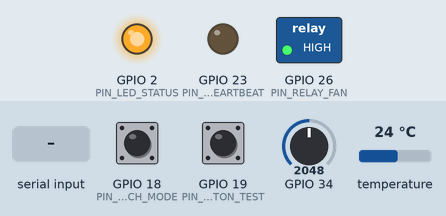
The program below on a simulated ESP32. On the bench: switched loads named in the program (green lamp = pin HIGH), output pins drawn as LEDs (lit = HIGH). The test bench sets the inputs (shaded band); at power-on: GPIO 34 = 2048, temperature 24 °C, GPIO 18 (PIN_SWITCH_MODE) HIGH, GPIO 19 (PIN_BUTTON_TEST) HIGH. WiFi joins after 1.5 s; servers stay silent unless stated; random numbers use the default seed unless the program sets one; no MQTT or app messages arrive unless stated; what the program prints to the serial monitor is not drawn.

Above: at 3.49 s.
3.9 s: GPIO 34 set to 1195
7.4 s: GPIO 34 set to 1135
At 10.8 s:
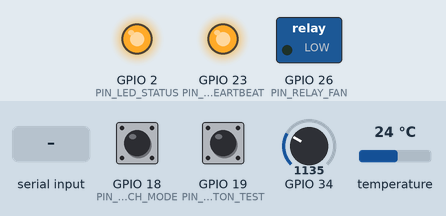
At 12.7 s:
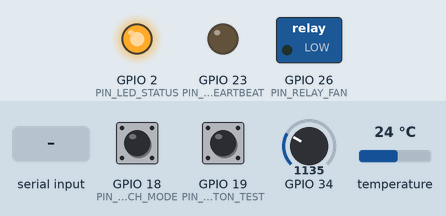
12.8 s: "b" received over Serial
14.9 s: temperature set to 29.1 °C
18.7 s: temperature set to 30.7 °C
At 22.0 s:
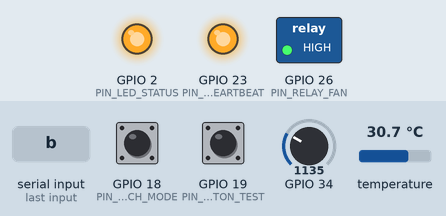
Timing chart, 0 to 26.3 s (numbered marks = the images above; inputs shaded):
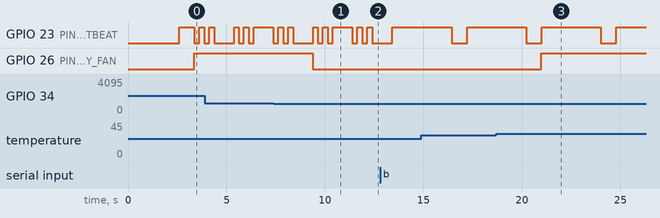

The program:

main.cpp
```cpp
#include <Arduino.h>
#include "config.h"
#include "sensors.h"
#include "fan_control.h"
#include "airvent_net.h"

// Timer Non-Blocking
static unsigned long lastSensorRead = 0;
static unsigned long lastTelemetryPublish = 0;
static unsigned long lastHeartbeat = 0;
static unsigned long lastButtonPress = 0;

static SensorData currentSensorData;
static FanStatus currentFanStatus;

// State Demo Blocking vs Non-Blocking
static bool isBlockingMode = false;
static bool heartbeatState = false;
static int lastButtonState = HIGH;

void printDemoStatus() {
    Serial.println("\n--------------------------------------------------");
    if (isBlockingMode) {
        Serial.println("⚠️  MODE AKTIF SAAT INI: [ BLOCKING (delay) ]");
        Serial.println("    Perilaku: CPU akan tertahan delay(3000ms).");
        Serial.println("    Uji Coba: Coba klik Push Button (GPIO 19) sekarang!");
        Serial.println("    Hasil   : Tombol TIDAK MERESPONS atau sangat lambat,");
        Serial.println("              dan LED Heartbeat berhenti berkedip (Freeze).");
    } else {
        Serial.println("✅ MODE AKTIF SAAT INI: [ NON-BLOCKING (millis) ]");
        Serial.println("    Perilaku: CPU tidak pernah berhenti.");
        Serial.println("    Uji Coba: Klik Push Button (GPIO 19) kapan saja!");
        Serial.println("    Hasil   : Kipas & Relay merespons INSTAN (<5ms),");
        Serial.println("              dan LED Heartbeat berkedip lancar.");
    }
    Serial.println("--------------------------------------------------\n");
}

void setup() {
    Serial.begin(115200);
    delay(500);
    Serial.println("\n=======================================================");
    Serial.println("     AirVent: Sistem Exhaust Fan Otomatis ESP32        ");
    Serial.println("   DEMO RESPON TOMBOL: BLOCKING vs NON-BLOCKING        ");
    Serial.println("=======================================================");

    // Inisialisasi Pin Output & Input
    pinMode(PIN_LED_STATUS, OUTPUT);
    digitalWrite(PIN_LED_STATUS, LOW);

    pinMode(PIN_LED_HEARTBEAT, OUTPUT);
    digitalWrite(PIN_LED_HEARTBEAT, LOW);

    // Push Button & Slide Switch (menggunakan internal pullup)
    pinMode(PIN_BUTTON_TEST, INPUT_PULLUP);
    pinMode(PIN_SWITCH_MODE, INPUT_PULLUP);

    // Inisialisasi Modul
    initFanControl();
    initSensors();
    initNetwork();

    digitalWrite(PIN_LED_STATUS, HIGH); // LED indikator setup selesai

    Serial.println("\n📌 PANDUAN PENGUJIAN UNTUK DOSEN:");
    Serial.println("   1. Ketik 'b' di Serial Monitor untuk beralih ke MODE BLOCKING.");
    Serial.println("   2. Ketik 'n' di Serial Monitor untuk beralih ke MODE NON-BLOCKING.");
    Serial.println("   3. Atau geser Slide Switch di Wokwi (GPIO 18).");
    Serial.println("   4. Tekan Push Button Merah (GPIO 19) untuk melihat perbedaan respons!");

    // Cek posisi awal switch (LOW = Blocking, HIGH = Non-blocking)
    isBlockingMode = (digitalRead(PIN_SWITCH_MODE) == LOW);
    printDemoStatus();
}

void checkModeSwitch() {
    // 1. Cek input karakter dari Serial Monitor
    if (Serial.available() > 0) {
        char cmd = Serial.read();
        if (cmd == 'b' || cmd == 'B') {
            if (!isBlockingMode) {
                isBlockingMode = true;
                printDemoStatus();
            }
        } else if (cmd == 'n' || cmd == 'N') {
            if (isBlockingMode) {
                isBlockingMode = false;
                printDemoStatus();
            }
        }
    }

    // 2. Cek posisi hardware switch (jika digeser di Wokwi)
    static int lastSwitchState = -1;
    int currentSwitchState = digitalRead(PIN_SWITCH_MODE);
    if (currentSwitchState != lastSwitchState) {
        lastSwitchState = currentSwitchState;
        bool newMode = (currentSwitchState == LOW);
        if (newMode != isBlockingMode) {
            isBlockingMode = newMode;
            printDemoStatus();
        }
    }
}

void loop() {
    checkModeSwitch();

    // ==============================================================
    // SKENARIO 1: DEMO MODE BLOCKING (Menggunakan delay)
    // ==============================================================
    if (isBlockingMode) {
        Serial.println("\n⏳ [BLOCKING ACTIVE] CPU masuk delay(3000ms)...");
        Serial.println("   >> TEKAN TOMBOL PUSH-BUTTON SEKARANG! <<");

        // Lampu heartbeat dipaksa menyala terus (membeku, indikator CPU terkunci)
        digitalWrite(PIN_LED_HEARTBEAT, HIGH);

        // ❌ BLOCKING: Sistem mematung selama 3 detik!
        delay(3000);

        digitalWrite(PIN_LED_HEARTBEAT, LOW);

        // Tombol baru dicek SETELAH delay selesai
        int btn = digitalRead(PIN_BUTTON_TEST);
        if (btn == LOW) {
            toggleFanState("Tombol Manual (Mode Blocking)");
            publishFanStatus(getFanStatus());
            Serial.println("⚠️  [HASIL TOMBOL]: Tombol baru merespons SETELAH jeda 3 detik selesai (Sangat Lambat)!");
        } else {
            Serial.println("❌ [HASIL TOMBOL]: Jika tadi Anda mengklik tombol saat delay, klik tersebut TERLEWATKAN / HILANG!");
        }

        // Jalankan tugas jaringan & sensor sekilas
        handleNetworkLoop();
        currentSensorData = readSensors();
        currentFanStatus = updateFanAutomatic(currentSensorData);
        publishTelemetry(currentSensorData, currentFanStatus);
        return;
    }

    // ==============================================================
    // SKENARIO 2: DEMO MODE NON-BLOCKING (Menggunakan millis)
    // ==============================================================
    unsigned long currentMillis = millis();

    // 1. LED Heartbeat berkedip lancar setiap 250ms (Bukti CPU tidak pernah freeze)
    if (currentMillis - lastHeartbeat >= 250) {
        lastHeartbeat = currentMillis;
        heartbeatState = !heartbeatState;
        digitalWrite(PIN_LED_HEARTBEAT, heartbeatState);
    }

    // 2. Pembacaan Tombol Non-Blocking (Diperiksa setiap milidetik)
    int currentBtnState = digitalRead(PIN_BUTTON_TEST);
    if (currentBtnState == LOW && lastButtonState == HIGH) {
        // Debounce non-blocking 150ms
        if (currentMillis - lastButtonPress >= 150) {
            lastButtonPress = currentMillis;
            toggleFanState("Tombol Manual (Mode Non-Blocking)");
            publishFanStatus(getFanStatus());

            Serial.println("\n⚡ ========================================================");
            Serial.println("⚡ [HASIL TOMBOL NON-BLOCKING]: RESPON INSTAN (<5 milidetik)!");
            Serial.println("⚡ Kipas & Relay langsung berubah seketika tanpa delay!");
            Serial.println("⚡ ========================================================\n");
        }
    }
    lastButtonState = currentBtnState;

    // 3. Jaringan WiFi & MQTT jalan terus tanpa terhalang
    handleNetworkLoop();

    // 4. Pembacaan Sensor berkala (setiap 2 detik) TANPA delay()
    if (currentMillis - lastSensorRead >= SENSOR_READ_INTERVAL_MS) {
        lastSensorRead = currentMillis;
        currentSensorData = readSensors();

        if (currentSensorData.isValid) {
            Serial.printf("[SENSOR DATA] Suhu: %.1f°C | Gas: %.1f PPM | Status: %s\n",
                          currentSensorData.temperature,
                          currentSensorData.gasPpm,
                          currentSensorData.airQualityText);
        }

        currentFanStatus = updateFanAutomatic(currentSensorData);
    }

    // 5. Kirim Telemetry berkala (setiap 2 detik) TANPA delay()
    if (currentMillis - lastTelemetryPublish >= TELEMETRY_PUBLISH_MS) {
        lastTelemetryPublish = currentMillis;
        if (currentSensorData.isValid) {
            publishTelemetry(currentSensorData, currentFanStatus);
        }
    }
}
```

airvent_net.h
```cpp
#ifndef AIRVENT_NET_H
#define AIRVENT_NET_H

#include <Arduino.h>
#include "sensors.h"
#include "fan_control.h"

void initNetwork();
void handleNetworkLoop();
void reconnectMqtt();
bool isNetworkConnected();

void publishTelemetry(const SensorData& sensorData, const FanStatus& fanStatus);
void publishFanStatus(const FanStatus& fanStatus);

#endif // AIRVENT_NET_H
```

fan_control.h
```cpp
#ifndef FAN_CONTROL_H
#define FAN_CONTROL_H

#include <Arduino.h>
#include "sensors.h"

enum FanMode {
    FAN_MODE_AUTO = 0,
    FAN_MODE_MANUAL = 1
};

enum FanState {
    FAN_STATE_OFF = 0,
    FAN_STATE_ON = 1
};

struct FanStatus {
    FanMode mode;
    FanState state;
    const char* triggerReason;
};

void initFanControl();
void setFanState(FanState state, const char* reason = "Manual Override");
void setFanMode(FanMode mode);
void toggleFanState(const char* reason = "Tombol Manual");
FanStatus updateFanAutomatic(const SensorData& data);
FanStatus getFanStatus();

#endif // FAN_CONTROL_H
```

sensors.h
```cpp
#ifndef SENSORS_H
#define SENSORS_H

#include <Arduino.h>

enum AirQualityCategory {
    AIR_GOOD = 0,      // Udara Bersih / Baik
    AIR_MODERATE = 1,  // Udara Sedang
    AIR_POOR = 2       // Udara Buruk / Perlu Ventilasi
};

struct SensorData {
    float temperature;
    float humidity;
    int rawGasValue;
    float gasPpm;
    AirQualityCategory airQuality;
    const char* airQualityText;
    bool isValid;
};

void initSensors();
SensorData readSensors();
AirQualityCategory evaluateAirQuality(float ppm);
const char* airQualityToString(AirQualityCategory category);

#endif // SENSORS_H
```

airvent_net.cpp
```cpp
#include "airvent_net.h"
#include "config.h"
#include "fan_control.h"
#include <WiFi.h>
#include <PubSubClient.h>
#include <ArduinoJson.h>

static WiFiClient espClient;
static PubSubClient mqttClient(espClient);
static unsigned long lastMqttRetry = 0;

void onMqttMessageReceived(char* topic, byte* payload, unsigned int length) {
    char message[length + 1];
    memcpy(message, payload, length);
    message[length] = '\0';

    Serial.printf("[MQTT RECV] Topik: %s | Pesan: %s\n", topic, message);

    // Parsing perintah kontrol dari Web Dashboard
    if (String(topic) == MQTT_TOPIC_CONTROL) {
        if (strcmp(message, "AUTO") == 0) {
            setFanMode(FAN_MODE_AUTO);
        } else if (strcmp(message, "ON") == 0) {
            setFanMode(FAN_MODE_MANUAL);
            setFanState(FAN_STATE_ON, "Perintah Manual Dashboard (ON)");
        } else if (strcmp(message, "OFF") == 0) {
            setFanMode(FAN_MODE_MANUAL);
            setFanState(FAN_STATE_OFF, "Perintah Manual Dashboard (OFF)");
        }

        // Kirim konfirmasi status balik seketika ke dashboard
        publishFanStatus(getFanStatus());
    }
}

void initNetwork() {
    Serial.println("[NETWORK] Memulai koneksi WiFi simulasi (Wokwi-GUEST)...");
    WiFi.mode(WIFI_STA);
    WiFi.begin(WIFI_SSID, WIFI_PASSWORD, 6);

    int attempts = 0;
    while (WiFi.status() != WL_CONNECTED && attempts < 25) {
        delay(300);
        Serial.print(".");
        attempts++;
    }

    if (WiFi.status() == WL_CONNECTED) {
        Serial.println("\n[NETWORK] WiFi Terhubung!");
        Serial.print("[NETWORK] Alamat IP: ");
        Serial.println(WiFi.localIP());
    } else {
        Serial.println("\n[NETWORK WARNING] Belum terhubung WiFi, loop akan mencoba terus.");
    }

    // Inisialisasi MQTT
    mqttClient.setServer(MQTT_BROKER, MQTT_PORT);
    mqttClient.setCallback(onMqttMessageReceived);
    mqttClient.setBufferSize(512); // Buffer cukup untuk payload JSON
}

void reconnectMqtt() {
    if (WiFi.status() != WL_CONNECTED) return;

    if (!mqttClient.connected()) {
        unsigned long now = millis();
        if (now - lastMqttRetry > 3000) {
            lastMqttRetry = now;
            Serial.printf("[MQTT] Menghubungkan ke %s:%d ...\n", MQTT_BROKER, MQTT_PORT);

            // Client ID acak untuk mencegah tabrakan di broker publik
            String clientId = String(MQTT_CLIENT_ID) + "-" + String(random(1000, 9999));
            if (mqttClient.connect(clientId.c_str())) {
                Serial.println("[MQTT] Berhasil terhubung ke Broker EMQX!");
                mqttClient.subscribe(MQTT_TOPIC_CONTROL);
                Serial.printf("[MQTT] Berlangganan topik kontrol: %s\n", MQTT_TOPIC_CONTROL);
            } else {
                Serial.printf("[MQTT ERROR] Gagal konek, rc=%d. Coba lagi...\n", mqttClient.state());
            }
        }
    }
}

void handleNetworkLoop() {
    if (WiFi.status() == WL_CONNECTED) {
        if (!mqttClient.connected()) {
            reconnectMqtt();
        } else {
            mqttClient.loop();
        }
    }
}

bool isNetworkConnected() {
    return (WiFi.status() == WL_CONNECTED && mqttClient.connected());
}

void publishTelemetry(const SensorData& sensorData, const FanStatus& fanStatus) {
    if (!mqttClient.connected()) return;

    StaticJsonDocument<300> doc;
    doc["temperature"] = round(sensorData.temperature * 10.0f) / 10.0f;
    doc["temp"] = round(sensorData.temperature * 10.0f) / 10.0f;
    doc["humidity"] = round(sensorData.humidity * 10.0f) / 10.0f;
    doc["gasPpm"] = round(sensorData.gasPpm);
    doc["idx"] = map(sensorData.rawGasValue, 0, 4095, 0, 100);
    doc["airQuality"] = sensorData.airQualityText;
    doc["fanState"] = (fanStatus.state == FAN_STATE_ON) ? "ON" : "OFF";
    doc["fan"] = (fanStatus.state == FAN_STATE_ON) ? 1 : 0;
    doc["fanMode"] = (fanStatus.mode == FAN_MODE_AUTO) ? "AUTO" : "MANUAL";
    doc["reason"] = fanStatus.triggerReason;

    char buffer[300];
    serializeJson(doc, buffer);

    mqttClient.publish(MQTT_TOPIC_DATA, buffer);
    Serial.printf("[MQTT PUB -> %s] %s\n", MQTT_TOPIC_DATA, buffer);
}

void publishFanStatus(const FanStatus& fanStatus) {
    if (!mqttClient.connected()) return;

    StaticJsonDocument<150> doc;
    doc["fanState"] = (fanStatus.state == FAN_STATE_ON) ? "ON" : "OFF";
    doc["state"] = (fanStatus.state == FAN_STATE_ON) ? "ON" : "OFF";
    doc["fan"] = (fanStatus.state == FAN_STATE_ON) ? 1 : 0;
    doc["fanMode"] = (fanStatus.mode == FAN_MODE_AUTO) ? "AUTO" : "MANUAL";
    doc["mode"] = (fanStatus.mode == FAN_MODE_AUTO) ? "AUTO" : "MANUAL";
    doc["reason"] = fanStatus.triggerReason;

    char buffer[150];
    serializeJson(doc, buffer);

    mqttClient.publish(MQTT_TOPIC_STATUS, buffer);
    Serial.printf("[MQTT PUB -> %s] %s\n", MQTT_TOPIC_STATUS, buffer);
}
```

fan_control.cpp
```cpp
#include "fan_control.h"
#include "config.h"

static FanStatus currentStatus = {
    .mode = FAN_MODE_AUTO,
    .state = FAN_STATE_OFF,
    .triggerReason = "Inisialisasi Sistem"
};

void initFanControl() {
    Serial.println("[FAN] Menginisialisasi Relay Exhaust Fan (GPIO 26)...");
    pinMode(PIN_RELAY_FAN, OUTPUT);
    digitalWrite(PIN_RELAY_FAN, RELAY_INACTIVE_LEVEL);

    currentStatus.state = FAN_STATE_OFF;
    currentStatus.mode = FAN_MODE_AUTO;
    currentStatus.triggerReason = "Sistem Siap";
}

void setFanState(FanState state, const char* reason) {
    currentStatus.state = state;
    currentStatus.triggerReason = reason;

    if (state == FAN_STATE_ON) {
        digitalWrite(PIN_RELAY_FAN, RELAY_ACTIVE_LEVEL);
        Serial.printf("[FAN ACTION] Kipas / Relay: MENYALA (Alasan: %s)\n", reason);
    } else {
        digitalWrite(PIN_RELAY_FAN, RELAY_INACTIVE_LEVEL);
        Serial.printf("[FAN ACTION] Kipas / Relay: MATI (Alasan: %s)\n", reason);
    }
}

void setFanMode(FanMode mode) {
    currentStatus.mode = mode;
    if (mode == FAN_MODE_AUTO) {
        currentStatus.triggerReason = "Beralih ke Mode Otomatis";
        Serial.println("[FAN MODE] Beralih ke Mode OTOMATIS");
    } else {
        currentStatus.triggerReason = "Beralih ke Mode MANUAL";
        Serial.println("[FAN MODE] Beralih ke Mode MANUAL");
    }
}

void toggleFanState(const char* reason) {
    setFanMode(FAN_MODE_MANUAL);
    if (currentStatus.state == FAN_STATE_ON) {
        setFanState(FAN_STATE_OFF, reason);
    } else {
        setFanState(FAN_STATE_ON, reason);
    }
}

FanStatus updateFanAutomatic(const SensorData& data) {
    // Abaikan otomatisasi jika dalam mode manual (override pengguna)
    if (currentStatus.mode == FAN_MODE_MANUAL) {
        return currentStatus;
    }

    bool shouldTurnOn = false;
    String reason = "";

    // Pemicu ON
    if (data.temperature >= TEMP_THRESHOLD_HIGH) {
        shouldTurnOn = true;
        reason += "Suhu Tinggi (>= " + String(TEMP_THRESHOLD_HIGH, 1) + "°C) ";
    }

    if (data.gasPpm >= AQI_THRESHOLD_POOR) {
        shouldTurnOn = true;
        if (reason.length() > 0) reason += "& ";
        reason += "Gas Berbahaya (>= " + String(AQI_THRESHOLD_POOR) + " PPM)";
    }

    // Logika Histeresis
    if (currentStatus.state == FAN_STATE_OFF) {
        if (shouldTurnOn) {
            setFanState(FAN_STATE_ON, reason.c_str());
        }
    } else {
        // Sedang ON: matikan hanya jika kedua parameter sudah turun di bawah batas aman
        bool tempSafe = data.temperature <= (TEMP_THRESHOLD_HIGH - TEMP_HYSTERESIS);
        bool gasSafe = data.gasPpm <= (AQI_THRESHOLD_POOR - AQI_HYSTERESIS);

        if (tempSafe && gasSafe) {
            setFanState(FAN_STATE_OFF, "Parameter Suhu & Udara Normal");
        }
    }

    return currentStatus;
}

FanStatus getFanStatus() {
    return currentStatus;
}
```

Source omitted: sensors.cpp (2029 bytes), config.h (2492 bytes)

Measured:
- the behaviour switches between 1169 and 1168 on GPIO 34 (found by bisection; images 0 and 1)
- the behaviour switches between 29.9 and 30 °C on temperature (found by bisection; images 2 and 3)
- after the input at 7.4 s, GPIO 26 (PIN_RELAY_FAN): HIGH → LOW after 2.0 s
- after the input at 18.7 s, GPIO 26 (PIN_RELAY_FAN): LOW → HIGH after 2.3 s
- by itself, GPIO 23 (PIN_LED_HEARTBEAT): alternates HIGH for 3.0 s and LOW for 0.79 s
